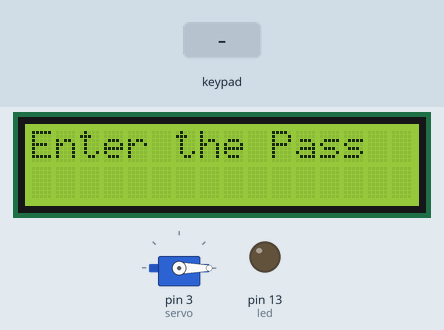
The sketch below on a simulated Arduino Uno, built with avr-gcc and run on an emulated ATmega328P. Parts: servo, 16×2 character LCD, output pins drawn as LEDs (lit = HIGH). Inputs (shaded band) come from the test bench.

Above: at 1.2 s.
1.3 s: keypad keys 1 2 3 4 D pressed 0.4 s apart
At 4.3 s:
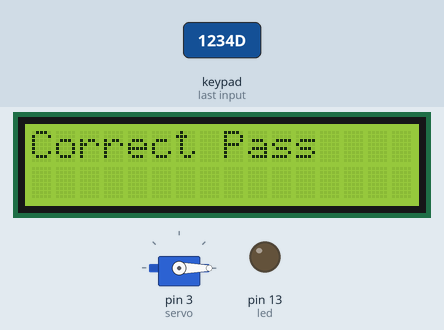
4.8 s: key 'C' pressed
At 6.6 s:
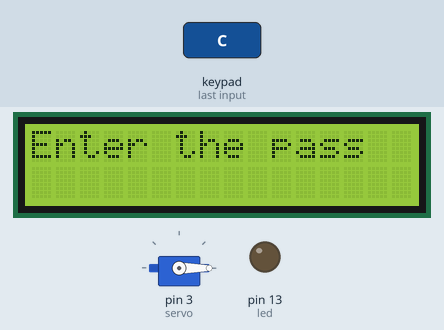
7.4 s: keypad keys 7 6 5 4 D pressed 0.4 s apart
At 10.3 s:
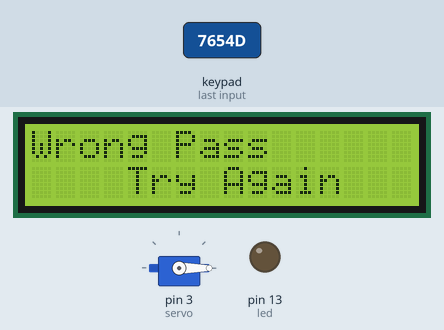
10.9 s: key '1' pressed
At 11.5 s:
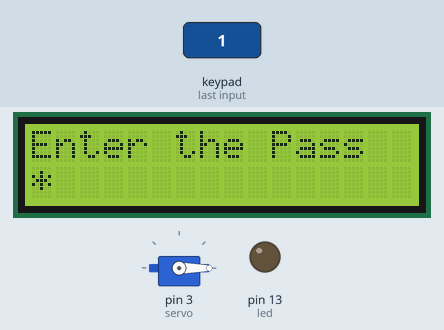
12.5 s: keypad keys 1 1 1 0 9 8 pressed 0.4 s apart
At 12.6 s:
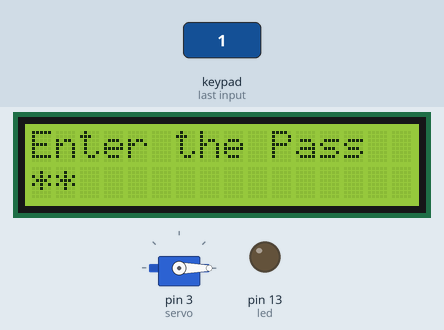
16.4 s: key '2' pressed
Timing chart, 0 to 18.9 s (numbered marks = the images above; inputs shaded):
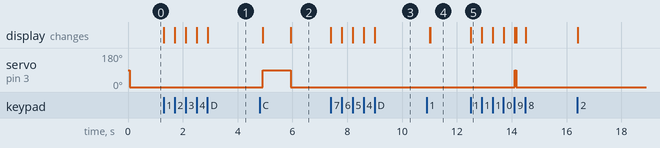

The sketch:

passlock.ino
```cpp
#include <Servo.h>
#include <Keypad.h>
#include <LiquidCrystal.h>

#define led 13


Servo servo;

const byte ROWS = 4; //four rows
const byte COLS = 4; //three columns
char keys[ROWS][COLS] = {
  {'1','2','3','A'},
  {'4','5','6','B'},
  {'7','8','9','C'},
  {'*','0','#','D'}
};
byte rowPins[ROWS] = {11, 10, 9, 8}; //connect to the row pinouts of the keypad
byte colPins[COLS] = {7, 6, 5, 4}; //connect to the column pinouts of the keypad

Keypad kp = Keypad( makeKeymap(keys), rowPins, colPins, ROWS, COLS );

const int rs = A0, en = A1, d4 = A2, d5 = A3, d6 = A4, d7 = A5;
LiquidCrystal lcd(rs, en, d4, d5, d6, d7);

char correctPass[] = "1234";
int number = sizeof(correctPass)-1;
char pass[sizeof(correctPass)-1];
int i=0,counter=0;

bool door = 1;


void setup() {
    pinMode(led,OUTPUT);
    servo.attach(3);
    lcd.begin(16, 2);

    lcd.print("Enter the Pass");
    servo.write(0);
    lcd.setCursor(0,1);
}

void loop() {

    if(door==0){
         char key = kp.getKey();
         if(key=='C'){
         servo.write(0);
         i = counter = 0;
         lcd.clear();
         lcd.print("Enter the pass");
         lcd.setCursor(0,1);
         door = 1;
         }

    }else{
         char key = kp.getKey();
         if(key >= '0' && key <='9'){
            lcd.print('*');
            pass[i]=key;
            i++;
         }
         else if(key=='D'){
            if(i==number){
                for(int j=0 ; j<number ; j++){
                   if(pass[j]==correctPass[j])counter++;
                }
                if(counter==number){
                  correct();
                }
                else{wrong();}
            }
            else{wrong();}
         }

     }
}

void wrong(){
        lcd.clear();
        lcd.setCursor(0,0);
        lcd.print("Wrong Pass     ");
        lcd.setCursor(0,1);
        lcd.print("    Try Again   ");
        delay(2000);
        i=0;
        counter=0;
        lcd.clear();
        lcd.setCursor(0,0);
        lcd.print("Enter the Pass");
        lcd.setCursor(0,1);
}
void correct(){
        lcd.clear();
        lcd.setCursor(0,0);
        lcd.print("Correct Pass    ");
        delay(2000);
        lcd.clear();
        lcd.setCursor(0,0);
        lcd.print("The door is open");
        lcd.setCursor(0,1);
        lcd.print("<C> To close");
        servo.write(90);
        delay(1000);
        i=0;
        counter=0;
        door = 0;


}
```

Measured:
- after the input at 1.3 s, the display: first changes at once (image 1 shows a later state)
- after the input at 4.8 s, the display: first differs from a run without the input after 1.1 s (image 2)
- after the input at 7.4 s, the display: first changes at once (image 3 shows a later state)
- after the input at 10.9 s, the display: first differs from a run without the input after 0.13 s (image 4)
- after the input at 12.5 s, servo on pin 3 (servo): 0° → 90° after 1.6 s, → 0° 0.06 s later; the display: changes at once (image 5)
